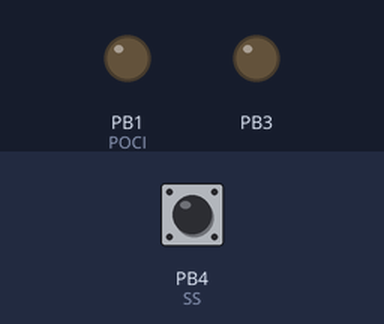
Recording of a program running on a simulated ATtiny85, built with avr-gcc and emulated at 8 MHz. On the bench: output pins drawn as LEDs (lit = HIGH). The test bench sets the inputs (shaded band); at power-on: PB4 (SS) HIGH. Random numbers use the default seed unless the program sets one. At 1.3 s the program stops and its outputs stay as they are.

Above: at 1.2 s.
1.3 s: PB4 (SS) pulled LOW for 0.15 s
At 2.2 s:
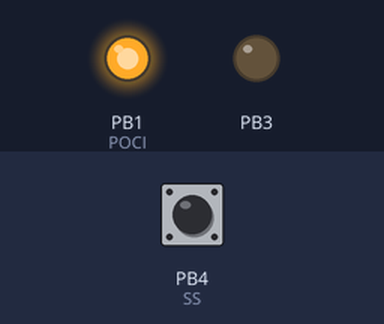
Timing chart, 0 to 2.8 s (numbered marks = the images above; inputs shaded):
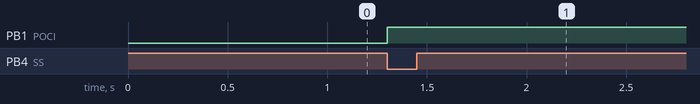

Measured:
- after the input at 1.3 s, PB1 (POCI): LOW → HIGH at once

The program:

main.cpp
```cpp
/**********************************************************************
*                                                                     *
* AVR program to respond to the Davis Vantage green dot Console data  *
* logger challenge.  The program size is such that it should work     *
* with ATTINY85 and ATTINY45 (not tested) devices.                    *
*                                                                     *
* The code is based on work and code created by Torkel M. Jodalen     *
* and others which is documented here:                                *
*       https://www.annoyingdesigns.com/meteo/DavisSPI.pdf            *
*                                                                     *
* Additional information and the original ATTINY85 hex file can be    *
* found here.                                                         *
* https://github.com/SpiceWire/davis-vantage-pro2-datalogger-emulator *
*                                                                     *
*                                                                     *
***********************************************************************/

/*

AVR Memory Usage
----------------
Device: attiny85

Program:     950 bytes (11.6% Full)
(.text + .data + .bootloader)

Data:        134 bytes (26.2% Full)
(.data + .bss + .noinit)

*/

#include <avr/io.h>
#include <stdlib.h>
#include <avr/pgmspace.h>
#include <avr/interrupt.h>

#define CMD_STATUS      0xD7  // Chip status command
#define RESPONSE_STATUS 0x8C  // Response to CMD_STATUS
#define CMD_SECURITY    0x77  // Dump security register command
#define CMD_PLL         0xD2  // PLL loop, 12 byte packets
#define CMD_DEVICEID    0x9F  // Manufacturer & Device ID command

#define SS   _BV(PB4)         // create byte representation of PORTB bit 4
#define POCI _BV(PB1)
#define OVFL _BV(USIOIF)      // create byte representation os USISR bit 6

//bool logged_on = false;
volatile bool byte_ready = false;   // signal from Interrupt handler that a SPI byte is ready
volatile uint8_t cmd = 0x0;         // byte returned from SPI interrupt handler

// Static look-up table for security register
// Stored in program flash to reduce SRAM usage
const uint8_t lookup[256] PROGMEM = {
  0x00, 0x04, 0x08, 0x0C, 0x10, 0x14, 0x18, 0x1C, 0x21, 0x25, 0x29, 0x2D, 0x31, 0x35, 0x39, 0x3D,
  0x46, 0x42, 0x4E, 0x4A, 0x56, 0x52, 0x5E, 0x5A, 0x67, 0x63, 0x6F, 0x6B, 0x77, 0x73, 0x7F, 0x7B,
  0x8C, 0x88, 0x84, 0x80, 0x9C, 0x98, 0x94, 0x90, 0xAD, 0xA9, 0xA5, 0xA1, 0xBD, 0xB9, 0xB5, 0xB1,
  0xCA, 0xCE, 0xC2, 0xC6, 0xDA, 0xDE, 0xD2, 0xD6, 0xEB, 0xEF, 0xE3, 0xE7, 0xFB, 0xFF, 0xF3, 0xF7,
  0x18, 0x1C, 0x10, 0x14, 0x08, 0x0C, 0x00, 0x04, 0x39, 0x3D, 0x31, 0x35, 0x29, 0x2D, 0x21, 0x25,
  0x5E, 0x5A, 0x56, 0x52, 0x4E, 0x4A, 0x46, 0x42, 0x7F, 0x7B, 0x77, 0x73, 0x6F, 0x6B, 0x67, 0x63,
  0x94, 0x90, 0x9C, 0x98, 0x84, 0x80, 0x8C, 0x88, 0xB5, 0xB1, 0xBD, 0xB9, 0xA5, 0xA1, 0xAD, 0xA9,
  0xD2, 0xD6, 0xDA, 0xDE, 0xC2, 0xC6, 0xCA, 0xCE, 0xF3, 0xF7, 0xFB, 0xFF, 0xE3, 0xE7, 0xEB, 0xEF,
  0x31, 0x35, 0x39, 0x3D, 0x21, 0x25, 0x29, 0x2D, 0x10, 0x14, 0x18, 0x1C, 0x00, 0x04, 0x08, 0x0C,
  0x77, 0x73, 0x7F, 0x7B, 0x67, 0x63, 0x6F, 0x6B, 0x56, 0x52, 0x5E, 0x5A, 0x46, 0x42, 0x4E, 0x4A,
  0xBD, 0xB9, 0xB5, 0xB1, 0xAD, 0xA9, 0xA5, 0xA1, 0x9C, 0x98, 0x94, 0x90, 0x8C, 0x88, 0x84, 0x80,
  0xFB, 0xFF, 0xF3, 0xF7, 0xEB, 0xEF, 0xE3, 0xE7, 0xDA, 0xDE, 0xD2, 0xD6, 0xCA, 0xCE, 0xC2, 0xC6,
  0x29, 0x2D, 0x21, 0x25, 0x39, 0x3D, 0x31, 0x35, 0x08, 0x0C, 0x00, 0x04, 0x18, 0x1C, 0x10, 0x14,
  0x6F, 0x6B, 0x67, 0x63, 0x7F, 0x7B, 0x77, 0x73, 0x4E, 0x4A, 0x46, 0x42, 0x5E, 0x5A, 0x56, 0x52,
  0xA5, 0xA1, 0xAD, 0xA9, 0xB5, 0xB1, 0xBD, 0xB9, 0x84, 0x80, 0x8C, 0x88, 0x94, 0x90, 0x9C, 0x98,
  0xE3, 0xE7, 0xEB, 0xEF, 0xF3, 0xF7, 0xFB, 0xFF, 0xC2, 0xC6, 0xCA, 0xCE, 0xD2, 0xD6, 0xDA, 0xDE
};

/*
* This code will use a fixed security response instead of a randoom response
* Both methods appear to work but the randon response is "cooler" :-)
*/
/*
const uint8_t SECURITY_REGISTER_DATA[128] = {
0x80, 0x2D, 0x22, 0x6F, 0x52, 0x6F, 0x98, 0xA9, 0x21, 0x25, 0x5E, 0x2D, 0x2D, 0x31, 0xD2, 0x39,
0x18, 0x1C, 0x63, 0x0C, 0x31, 0x21, 0x2D, 0x39, 0x90, 0xDE, 0x94, 0x6F, 0x6B, 0x77, 0x73, 0x7F,
0x63, 0x8C, 0x88, 0x84, 0x80, 0x9C, 0x98, 0x94, 0x90, 0xAD, 0xA9, 0xA5, 0xA1, 0xBD, 0xB9, 0xB5,
0xB1, 0xCA, 0xCE, 0xC2, 0xC6, 0xDA, 0xDE, 0xD2, 0xD6, 0xEB, 0xEF, 0xE3, 0xE7, 0xFB, 0xFF, 0xF3,
0x0B, 0x02, 0x16, 0x17, 0x11, 0x15, 0x1F, 0x22, 0x00, 0x00, 0x46, 0x00, 0xFF, 0xFF, 0xAC, 0xFF,
0x30, 0x30, 0x4D, 0x32, 0x36, 0x39, 0x37, 0x31, 0x0F, 0x1C, 0x0C, 0xFF, 0xFF, 0xFF, 0xFF, 0xFF,
0x3F, 0xFF, 0xFF, 0xFF, 0xFF, 0xFF, 0xFF, 0xFF, 0xFF, 0xFF, 0xFF, 0xFF, 0xFF, 0xFF, 0xFF, 0xFF,
0xFF, 0xFF, 0xFF, 0xFF, 0xFF, 0xFF, 0xFF, 0xFF, 0xFF, 0xFF, 0xFF, 0xFF, 0xFF, 0xFF, 0xFF, 0xFF
};

void init_fixed_response(void) {

  for (int i=0;i<128;i++){
    response[i] = SECURITY_REGISTER_DATA[i];
  }
}
*/

uint8_t response[128];                      // pre-built response to validation request

uint8_t calculate(int byteno) {
  //
  // Helper function for init _response
  //
  int index = byteno + 64;                  // 64-127 for device ID
  index = response[index] + byteno;         // Index into the lookup matrix
  index = index & 0xff;                     // Avoid index out of range
  return(pgm_read_byte(&(lookup[index])));  // Return "encoded byte" from lookup table
  }

void init_response(void) {
  //
  // Create a random device ID and generate the security challenge in a memory
  // buffer.  Push the buffer to the console when requested
  //
    for (int i=64;i<128;i++) {
        response[i] = rand() & 0x7f;
      }

    for (int i=3;i<64;i++) {
        response[i] = calculate(i);
      }

    // Fill in a serial number(?), bytes 0-2
    response[0] = 0x9a; // 9A 2F 21 are values found in an original
    response[1] = 0x2f; // logger. This may or may not be a device
    response[2] = 0x21; // serial number
}

void init_registers() {
  //Config PortB.0 = Input  PB0 = MOSI / PICO
  //Config PortB.1 = Output PB1 = MISO / POCI
  //Config PortB.2 = Input  PB2 = Clock
  //Config PortB.4 = Input  PB4 = SS

  DDRB  = (1<<PB3);                                   // PB3 is debug pin
  PORTB = (1<<PB1) | (1<<PB2) | (1<<PB4);            // Pullups

  USICR = (1<<USIWM0) | (1<<USICS1) | (1<< USIOIE);  // Configure USI to 3 wire SPI Mode 0
  USIDR = 0;
}

void wait_for_ss(void) {
  while (PINB & SS) { /* wait for chip select to go low */ }
}

bool chip_select(void) {
  return(!(PINB & SS));  /* wait for chip select to go low */
}

void reset_ovfl(void) {
  USISR = OVFL;   // reset USIOIE flag (counter overflow / byte ready), clear clk counter
}

void wait_for_byte(void) {
  while( !byte_ready) {/* wait for SPI byte ready*/}
}

ISR(USI_OVF_vect) {
  // Interrupt service routine for SPI clock overflow / a byte is ready
  //   save the result in cmd
  //   set the byte ready flag for the main function
  //   clear the interrupt condition
  //PORTB |= (1 << PB3);  // debug
  cmd = USIDR;
  byte_ready = true;
  USISR = 0b01000000;
  //PORTB &= ~(1 << PB3); // debug
}

int main() {

  cli();                      // disable interrupts during setup
  // init_fixed_response();   // initialiaze the fixed response buffer
  init_response();            // initialize the random security response buffer
  init_registers();           // initialize SPI mode and interrupts
  sei();                      // enable SPI OVF interrupts

  while(true) {               // loop forever
    wait_for_ss();            // Wait for Chip Select to go low / selected
                              //  ......... waiting ......... then
    reset_ovfl();             //  reset ovfl interrupt and initialize clk counter
    DDRB |= (1 << PB1);       //  set miso pin to output while SS is low
    byte_ready = false;       //  clear byte ready flag, prepare for next SPI byte

    while (chip_select()) {   // while SS is low / selected
      //PORTB |= (1 << PB3);  // debug
      wait_for_byte();        // wait for next SPI byte

        /*************************************************************
        *  This code processes PLL data but is not necessary as the *
        *  default else block below essentially does the same thing *
        * ***********************************************************/
        /*
        if (cmd == CMD_PLL) {         // 0xD2 signifies a 12 byte PLL packet
          // echo back 12 bytes
          //PORTB |= (1<<PB3);        // debug
          for (int i = 0;i<12;i++){
            wait_for_byte();
            USIDR=cmd;
            byte_ready = false;
          }
          //PORTB &= ~(1 << PB3);     // debug
        }
        */

      if (cmd == CMD_STATUS) {        // 0xDC
        // PORTB |= (1<<PB3);         // debug: set pin PB3
        USIDR = RESPONSE_STATUS;      // return 0x8C which is presumably "all good"
        byte_ready = false;           // get ready for next byte interrupt
        // PORTB &= ~(1 << PB3);      // debug: reset ping PB3
      }

      else if (cmd == CMD_SECURITY){  // 0x77
        // first receive / send three 0x00 bytes to emulate
        // the "expected" flash memory chip
        // PORTB |= (1<<PB3);         // debug:
        for (int i=0;i<3;i++) {
          wait_for_byte();
          USIDR = 0x00;
          byte_ready = false;
        }
        // next send the 128 byte security challenge response
        // created earlier
        for (int i=0;i<128;i++) {
          wait_for_byte();
          USIDR = response[i];
          byte_ready = false;;
        }
        // PORTB &= ~(1 << PB3);      // debug:
      } // end of cmd == CMD_SECURITY

      else{                           // just echo back for all other bytes
        USIDR = cmd;
        byte_ready = false;
      }

    } /****** end of while chip_select *****/

    // PORTB &= ~(1 << PB3); // debug
    // This is absolutely required othewrwise the console generates a PLL not locked error
    DDRB &= ~(1<<PB1);  // Set MISO to input / Hi-Z
    PORTB |= (1<<PB1);  // with pullup

  } /**** end of while true / outer loop *****/
} /**** end of main *****/
```
